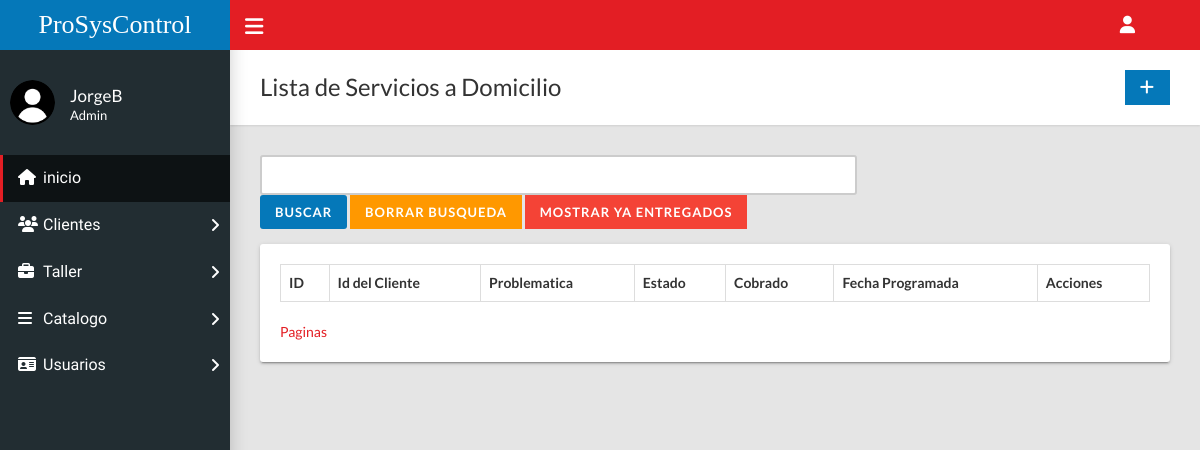
The app's page /home.php?c=domicilio (signed in), older data.
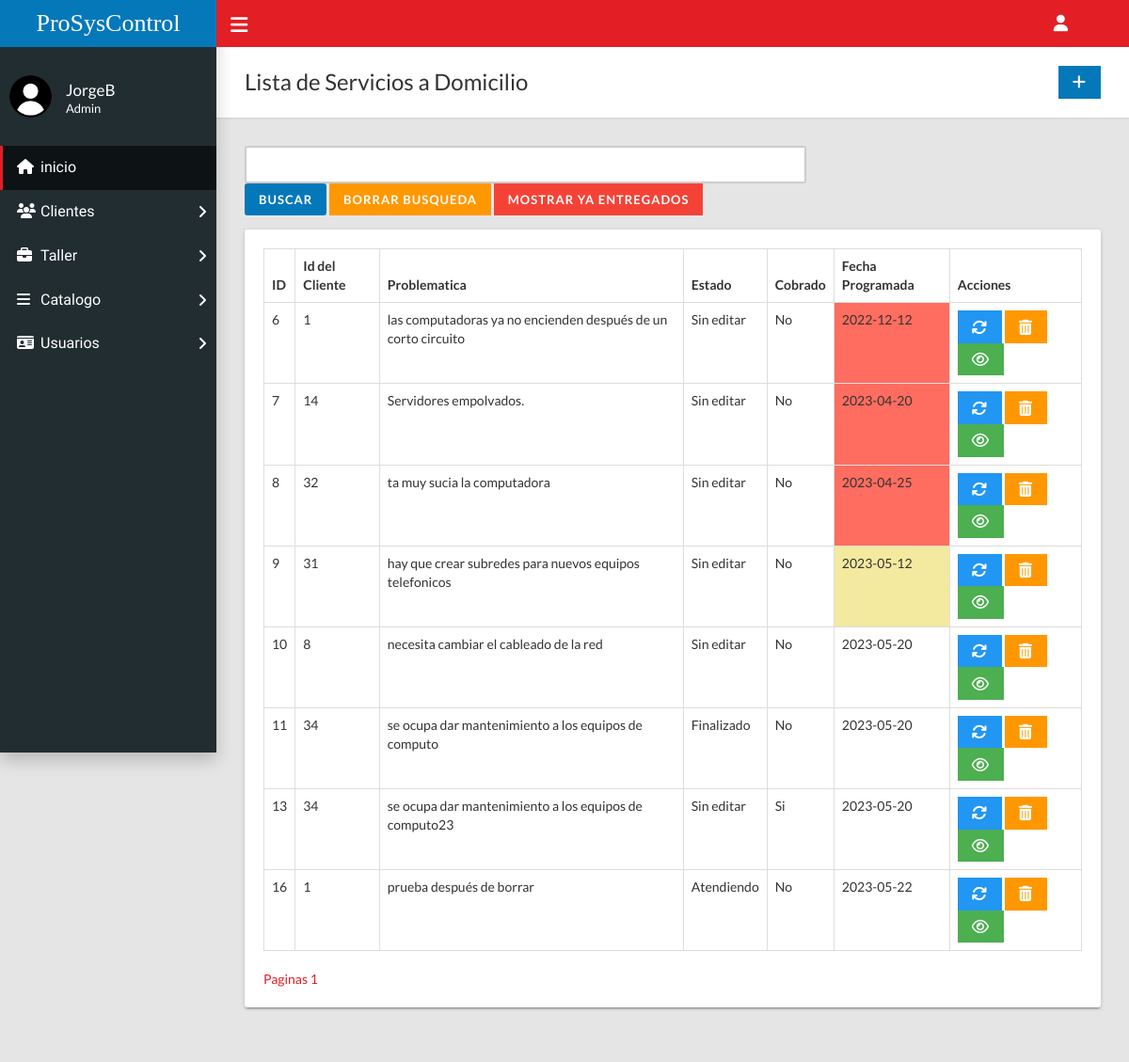
The same page, newer data.
### tables this page shows
CREATE TABLE `domicilio` (
  `id` int(11) NOT NULL,
  `id_Cliente` int(11) NOT NULL,
  `problematica` varchar(200) NOT NULL,
  `observaciones` varchar(200) NOT NULL,
  `fechaProgramada` date NOT NULL,
  `presupuesto` float NOT NULL,
  `costoTotal` float NOT NULL,
  `horaInicio` time NOT NULL,
  `horaFinal` time NOT NULL,
  `horasRealizadas` int(11) NOT NULL,
  `estado` varchar(50) DEFAULT NULL,
  `cobrado` varchar(50) DEFAULT NULL
);

### controladores/domicilio.controlador.php (called while the page is built, shortened)
<?php
require_once "modelos/domicilio.php";
class DomicilioControlador{
    public function __CONSTRUCT(){
        $this->modelo = new Domicilio;
    }
    public function Inicio(){
        require_once "vistas/encabezado.php";
        require_once "vistas/domicilio/index.php";
        require_once "vistas/pie.php";
    }
}

### modelos/database.php (called while the page is built, shortened)
<?php
class Database{
    public static function Conectar(){
        try{
            $conexion = new PDO("mysql:host=".self::servidor.";dbname=".self::nombrebd.";charset=utf8", self::usuariobd,
            self::clave);
            $conexion -> setAttribute(PDO::ATTR_ERRMODE, PDO::ERRMODE_EXCEPTION);
            return $conexion;
        }catch(PDOException $e){
            return "Fallo " .$e->getMessage();
        }
    }
}

### modelos/domicilio.php (called while the page is built, shortened)
<?php
class Domicilio{
    private $pdo;
    public function __CONSTRUCT(){
        $this->pdo = Database::Conectar();
    }
    public function Listar(){
        try{
            $consulta = $this->pdo->prepare("SELECT * FROM domicilio WHERE NOT(estado LIKE 'Finalizado' AND cobrado LIKE 'Si');");
            $consulta->execute();
            return $consulta->fetchAll(PDO::FETCH_OBJ);
        }catch(Exception $excepcion){
            die($excepcion->getMessage());
        }
    }
    public function Paginar($limite, $numerodeRegistros, $filtroCondicion)
    {
        try {
            $and = "";
            if (isset($_GET["filtro"])) {
                if ($_GET["filtro"] == "yaentregados") {
                    $consulta = $this->pdo->prepare("SELECT * FROM `domicilio` WHERE estado LIKE 'Finalizado' AND cobrado LIKE 'Si' $and ORDER BY `fechaProgramada` LIMIT $limite,$numerodeRegistros;");
                } else {
                    $consulta = $this->pdo->prepare("SELECT * FROM `domicilio` WHERE NOT(estado LIKE 'Finalizado' AND cobrado LIKE 'Si') $and ORDER BY `fechaProgramada` LIMIT $limite,$numerodeRegistros;");
                }
            } else {
                $consulta = $this->pdo->prepare("SELECT * FROM `domicilio` WHERE NOT(estado LIKE 'Finalizado' AND cobrado LIKE 'Si') $and ORDER BY `fechaProgramada` LIMIT $limite,$numerodeRegistros;");
            }
            $consulta->execute();
            return $consulta->fetchAll(PDO::FETCH_OBJ);
        } catch (Exception $excepcion) {
            die($excepcion->getMessage());
        }
    }
}

### vistas/domicilio/index.php (the view, shortened to what the changed rows need)
<div class="content-wrapper">
        <div class="page-title">
          <div>
            <h1>Lista de Servicios a Domicilio</h1>
          </div>
        </div>
    <?php
    $banderayaterminados = true;
    $fecha_actual = date("Y-m-d");
    $fecha1 = new DateTime($fecha_actual);
    $url_busqueda="";
                      ?>
        <div class="row">
          <div class="col-md-12">
            <div class="card">
              <div class="card-body">
                <div class="table-responsive">
                  <table class="table table-hover table-bordered" role="grid" id="sampleTable">
                    <thead>
                      <tr>
                        <th>ID</th>
                        <th>Id del Cliente</th>
                        <th>Problematica</th>
                        <th>Estado</th>
                        <th>Cobrado</th>
                        <th>Fecha Programada</th>
                        <th>Acciones</th>
                      </tr>
                    </thead>
                    <tbody>
                      <?php
                       $registros_por_pagina = 10;
                       $total_registros = count($this->modelo->Listar());
                       if (isset($_GET['pagina'])) {
                        $pagina_actual = $_GET['pagina'];
                        if(isset($_GET['filtro'])){if($_GET['filtro']=="yaentregados"){$total_registros = count($this->modelo->ListarYaEntregados());$banderayaterminados = false;}}
                        foreach ($this->modelo->Paginar(($_GET['pagina'] - 1) * $registros_por_pagina, $registros_por_pagina,"nada") as $domicilioSQL) : ?>
                          <tr>
                            <td><?=$domicilioSQL->id?></td>
                            <td><?=$domicilioSQL->id_Cliente?></td>
                            <td><?=$domicilioSQL->problematica?></td>
                            <td><?=$domicilioSQL->estado?></td>
                            <td><?=$domicilioSQL->cobrado?></td>
                            <td <?php
                                  $fecha2 = new DateTime($domicilioSQL->fechaProgramada);
                                  $dias = ($fecha1->diff($fecha2))->days;
                                  if(($dias == 0 || $fecha1 > $fecha2) && $banderayaterminados){
                                    ?> style="background-color: rgb(255, 109, 96);" <?php
                                  }else if(($dias <= 5) && $banderayaterminados){
                                    ?> style="background-color: rgb(243, 233, 159);" <?php
                                  }
                              ?>><?=$domicilioSQL->fechaProgramada?></td>
                            <td><?php if($_SESSION['tipoUsuario']!='Secretario'){?>
                            <a class="btn btn-info btn-flat" href="?c=domicilio&a=FormModificar&id=<?=$domicilioSQL->id?>"><i class="fa fa-lg fa-refresh"></i></a>
                                <a class="btn btn-warning btn-flat" onclick = "Eliminar('?c=domicilio&a=Borrar&id=<?=$domicilioSQL->id?>')"><i class="fa fa-lg fa-trash"></i></a>
                            <?php }?>
                                <a class="btn btn-success btn-flat" href="?c=domicilio&a=FormConsultar&id=<?=$domicilioSQL->id?>"><i class="fa fa-lg fa-eye"></i></a></td>
                          </tr>
                          <?php endforeach;
                       } else{
                        foreach ($this->modelo->Paginar(0, $registros_por_pagina,"nada") as $domicilioSQL) : ?>
                          <tr>
                            <td><?=$domicilioSQL->id?></td>
                              <td><?=$domicilioSQL->id_Cliente?></td>
                              <td><?=$domicilioSQL->problematica?></td>
                              <td><?=$domicilioSQL->estado?></td>
                              <td><?=$domicilioSQL->cobrado?></td>
                              <td <?php
                                  $fecha2 = new DateTime($domicilioSQL->fechaProgramada);
                                  $dias = ($fecha1->diff($fecha2))->days;
                                  if(($dias == 0 || $fecha1 > $fecha2) && $banderayaterminados){
                                    ?> style="background-color: rgb(255, 109, 96);" <?php
                                  }else if(($dias <= 5) && $banderayaterminados){
                                    ?> style="background-color: rgb(243, 233, 159);" <?php
                                  }
                              ?>><?=$domicilioSQL->fechaProgramada?></td>
                              <td><?php if($_SESSION['tipoUsuario']!='Secretario'){?>
                              <a class="btn btn-info btn-flat" href="?c=domicilio&a=FormModificar&id=<?=$domicilioSQL->id?>"><i class="fa fa-lg fa-refresh"></i></a>
                                  <a class="btn btn-warning btn-flat" onclick = "Eliminar('?c=domicilio&a=Borrar&id=<?=$domicilioSQL->id?>')"><i class="fa fa-lg fa-trash"></i></a>
                              <?php }?>
                                  <a class="btn btn-success btn-flat" href="?c=domicilio&a=FormConsultar&id=<?=$domicilioSQL->id?>"><i class="fa fa-lg fa-eye"></i></a></td>
                          </tr>
                          <?php endforeach; } ?>
                    </tbody>
                  </table>
                </div>
                <?php
                $num_paginas = ceil($total_registros / $registros_por_pagina);
                echo "<a class='btn-btn-secondary' type='button'>Paginas  </a> ";
                for ($i = 1; $i <= $num_paginas; $i++) {
                  if(isset($_GET['filtro'])){if($_GET['filtro']=="yaentregados"){
                      echo "<a class='btn-btn-secondary' type='button' href='?c=domicilio&a=PaginarNyaentregados&filtro=yaentregados&pagina=$i'>$i</a> ";
                    }
                    else{
                      echo "<a class='btn-btn-secondary' type='button' href='?c=domicilio&a=PaginarN&pagina=$i'>$i </a> ";
                    }
                  }
                  else{echo "<a class='btn-btn-secondary' type='button' href='?c=domicilio&a=PaginarN&pagina=$i$url_busqueda'>$i</a> ";}
                }
                ?>
              </div>
            </div>
          </div>
        </div>
      </div>

Row changes from the older to the newer data that the page shows:
now on this page (row edited): domicilio: id "6", id_Cliente "1", problematica "las computadoras ya no encienden después de un corto circuito", estado "Sin editar", cobrado "No", fechaProgramada "2022-12-12"
now on this page (row edited): domicilio: id "7", id_Cliente "14", problematica "Servidores empolvados.", estado "Sin editar", cobrado "No", fechaProgramada "2023-04-20"
now on this page (row edited): domicilio: id "8", id_Cliente "32", problematica "ta muy sucia la computadora", estado "Sin editar", cobrado "No", fechaProgramada "2023-04-25"
now on this page (row edited): domicilio: id "9", id_Cliente "31", problematica "hay que crear subredes para nuevos equipos telefonicos", estado "Sin editar", cobrado "No", fechaProgramada "2023-05-12"
added domicilio: id "10", id_Cliente "8", problematica "necesita cambiar el cableado de la red", estado "Sin editar", cobrado "No", fechaProgramada "2023-05-20"
added domicilio: id "11", id_Cliente "34", problematica "se ocupa dar mantenimiento a los equipos de computo", estado "Finalizado", cobrado "No", fechaProgramada "2023-05-20"
added domicilio: id "13", id_Cliente "34", problematica "se ocupa dar mantenimiento a los equipos de computo23", estado "Sin editar", cobrado "Si", fechaProgramada "2023-05-20"
added domicilio: id "16", id_Cliente "1", problematica "prueba después de borrar", estado "Atendiendo", cobrado "No", fechaProgramada "2023-05-22"
Text that changed along with them:
new list line: "1"
